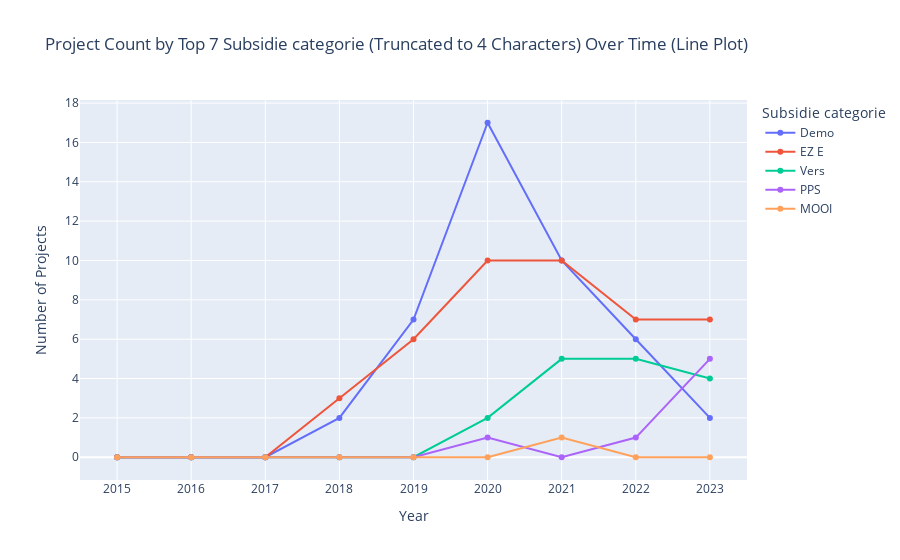
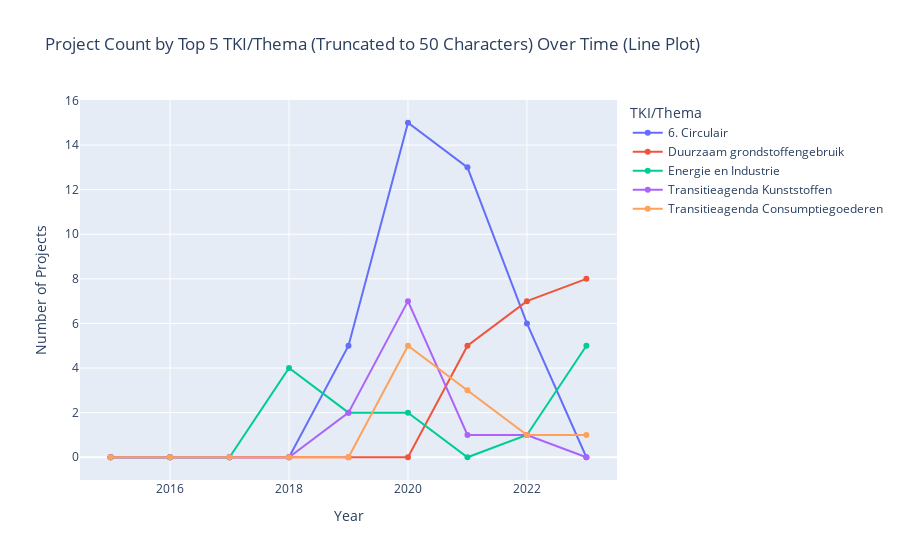

The notebook cell these images were saved under, in order:
### Markdown cell above
#### **FUNDING SCHEMES** <a class="anchor" id="funding"></a>

### Code cell
def plot_top_n_schemes(df, column_name, start_year, end_year, top_n, max_characters, selected_topic_ids, values_to_exclude):
    # Convert 'start_date' to datetime format
    df['start_date'] = pd.to_datetime(df['start_date'])
    
    # Add truncated column
    truncated_column = f'truncated_{column_name}'
    df[truncated_column] = df[column_name].str[:max_characters]
    
    # Filter data
    filtered_data = df[
        (df['start_date'].dt.year >= start_year) &
        (df['start_date'].dt.year <= end_year) &
        (df['Topic'].isin(selected_topic_ids)) &
        (~df[column_name].isin(values_to_exclude))
    ]
    
    # Group data by year and truncated column
    grouped_data = filtered_data.groupby([filtered_data['start_date'].dt.year, truncated_column])[COLUMN_PROJECT_ID].count().unstack(fill_value=0)
    
    # Ensure all years are included in the index
    all_years = pd.Index(range(start_year, end_year + 1), name='Year')
    grouped_data = grouped_data.reindex(all_years, fill_value=0)
    
    # Calculate total counts for each truncated scheme
    total_counts = grouped_data.sum(axis=0)
    
    # Get the top N truncated schemes by count
    top_n_schemes = total_counts.nlargest(top_n).index
    
    # Filter the grouped data to include only the top N truncated schemes
    grouped_data = grouped_data[top_n_schemes]
    
    # Create the line plot
    line_fig = go.Figure()
    
    for scheme in top_n_schemes:
        if scheme in grouped_data.columns:
            # Adding trace to line plot
            line_fig.add_trace(go.Scatter(
                x=grouped_data.index,
                y=grouped_data[scheme],
                name=scheme,
                mode='lines+markers'
            ))
    
    # Update layout for the line plot
    line_fig.update_layout(
        title=f'Project Count by Top {top_n} {column_name} (Truncated to {max_characters} Characters) Over Time (Line Plot)',
        xaxis_title='Year',
        yaxis_title='Number of Projects',
        legend_title=column_name
    )
    
    # Show the line plot
    line_fig.show()


plot_top_n_schemes(
    df=df_projects,
    column_name=COLUMN_FUNDING_SCHEME,
    start_year=START_YEAR,
    end_year=END_YEAR,
    top_n=7,
    max_characters=4, # truncate funding scheme names to get data grouped on a relevant level
    selected_topic_ids=SELECTED_TOPIC_IDS,
    values_to_exclude=[]
)


plot_top_n_schemes(
    df=df_projects,
    column_name='TKI/Thema',
    start_year=START_YEAR,
    end_year=END_YEAR,
    top_n=5,
    max_characters=50,
    selected_topic_ids=SELECTED_TOPIC_IDS,
    values_to_exclude=[]
)


plot_top_n_schemes(
    df=df_projects,
    column_name='Innovatiethema(\'s)',
    start_year=START_YEAR,
    end_year=END_YEAR,
    top_n=5,
    max_characters=50,
    selected_topic_ids=SELECTED_TOPIC_IDS,
    values_to_exclude=[]
)

plot_top_n_schemes(
    df=df_projects,
    column_name='Penvoerder',
    start_year=START_YEAR,
    end_year=END_YEAR,
    top_n=5,
    max_characters=50,
    selected_topic_ids=SELECTED_TOPIC_IDS,
    values_to_exclude=['']  # remove empty values
)

### Figure 1 — Plotly figure (JSON) as saved in the notebook; plotly's stock layout.template omitted (floating-point values rounded to 4 significant figures)
{"data": [{"mode": "lines+markers", "name": "Demo", "type": "scatter", "x": [2015, 2016, 2017, 2018, 2019, 2020, 2021, 2022, 2023], "y": [0, 0, 0, 2, 7, 17, 10, 6, 2]}, {"mode": "lines+markers", "name": "EZ E", "type": "scatter", "x": [2015, 2016, 2017, 2018, 2019, 2020, 2021, 2022, 2023], "y": [0, 0, 0, 3, 6, 10, 10, 7, 7]}, {"mode": "lines+markers", "name": "Vers", "type": "scatter", "x": [2015, 2016, 2017, 2018, 2019, 2020, 2021, 2022, 2023], "y": [0, 0, 0, 0, 0, 2, 5, 5, 4]}, {"mode": "lines+markers", "name": "PPS ", "type": "scatter", "x": [2015, 2016, 2017, 2018, 2019, 2020, 2021, 2022, 2023], "y": [0, 0, 0, 0, 0, 1, 0, 1, 5]}, {"mode": "lines+markers", "name": "MOOI", "type": "scatter", "x": [2015, 2016, 2017, 2018, 2019, 2020, 2021, 2022, 2023], "y": [0, 0, 0, 0, 0, 0, 1, 0, 0]}], "layout": {"legend": {"title": {"text": "Subsidie categorie"}}, "title": {"text": "Project Count by Top 7 Subsidie categorie (Truncated to 4 Characters) Over Time (Line Plot)"}, "xaxis": {"title": {"text": "Year"}}, "yaxis": {"title": {"text": "Number of Projects"}}}}

### Figure 2 — Plotly figure (JSON) as saved in the notebook; plotly's stock layout.template omitted (floating-point values rounded to 4 significant figures)
{"data": [{"mode": "lines+markers", "name": "6. Circulair", "type": "scatter", "x": [2015, 2016, 2017, 2018, 2019, 2020, 2021, 2022, 2023], "y": [0, 0, 0, 0, 5, 15, 13, 6, 0]}, {"mode": "lines+markers", "name": "Duurzaam grondstoffengebruik", "type": "scatter", "x": [2015, 2016, 2017, 2018, 2019, 2020, 2021, 2022, 2023], "y": [0, 0, 0, 0, 0, 0, 5, 7, 8]}, {"mode": "lines+markers", "name": "Energie en Industrie", "type": "scatter", "x": [2015, 2016, 2017, 2018, 2019, 2020, 2021, 2022, 2023], "y": [0, 0, 0, 4, 2, 2, 0, 1, 5]}, {"mode": "lines+markers", "name": "Transitieagenda Kunststoffen", "type": "scatter", "x": [2015, 2016, 2017, 2018, 2019, 2020, 2021, 2022, 2023], "y": [0, 0, 0, 0, 2, 7, 1, 1, 0]}, {"mode": "lines+markers", "name": "Transitieagenda Consumptiegoederen", "type": "scatter", "x": [2015, 2016, 2017, 2018, 2019, 2020, 2021, 2022, 2023], "y": [0, 0, 0, 0, 0, 5, 3, 1, 1]}], "layout": {"legend": {"title": {"text": "TKI/Thema"}}, "title": {"text": "Project Count by Top 5 TKI/Thema (Truncated to 50 Characters) Over Time (Line Plot)"}, "xaxis": {"title": {"text": "Year"}}, "yaxis": {"title": {"text": "Number of Projects"}}}}
